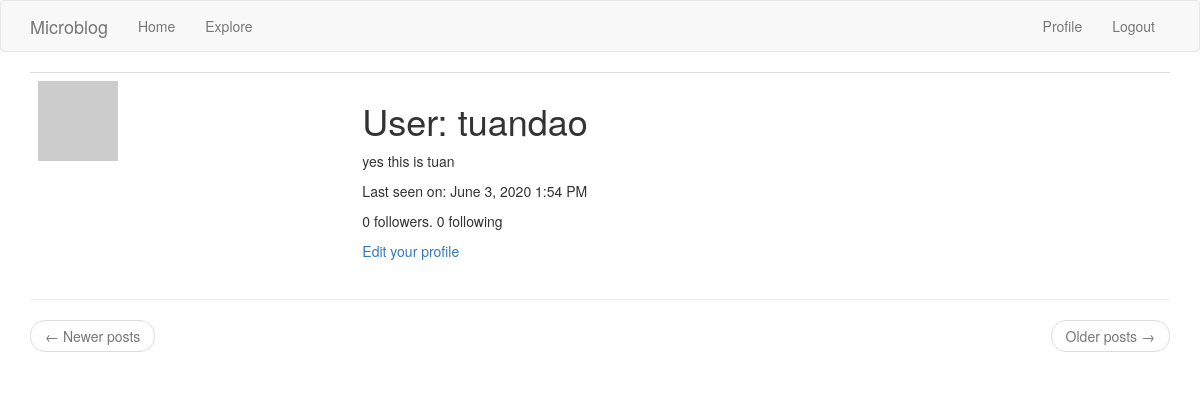
The app's page /user/tuandao (signed in), older data.
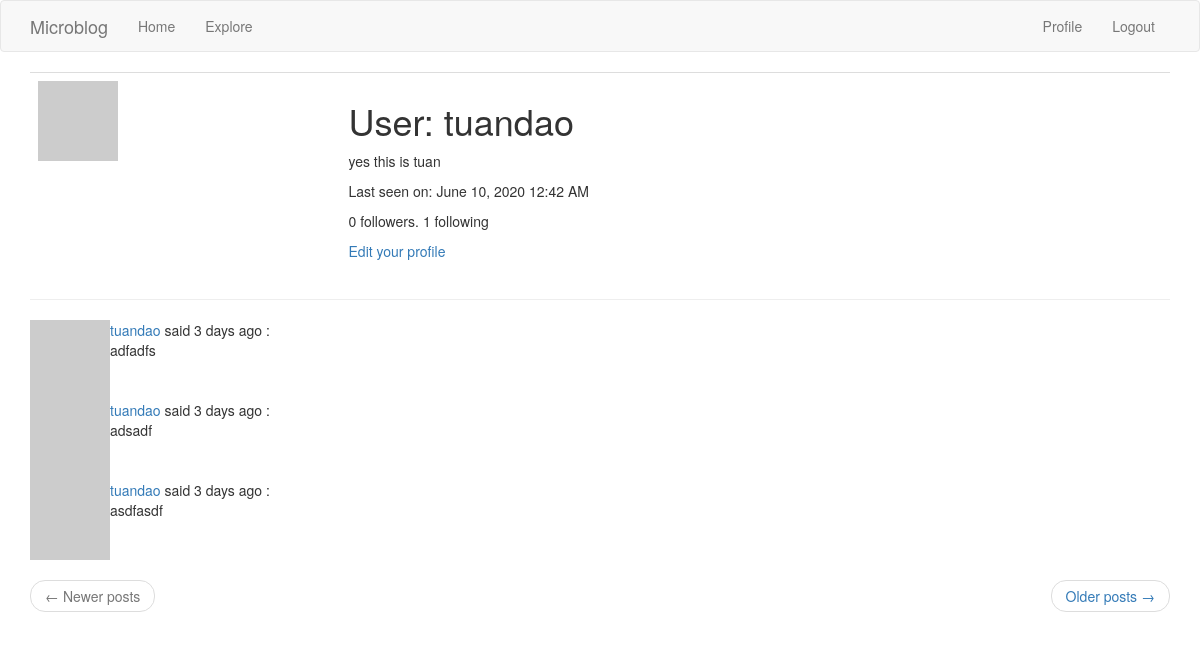
The same page, newer data.
### app/models.py (models this page shows, shortened)
class User(UserMixin, db.Model):
    id = db.Column(db.Integer, primary_key=True)
    username = db.Column(db.String(64), index=True, unique=True)
    email = db.Column(db.String(120), index=True, unique=True)
    password_hash = db.Column(db.String(128))
    posts = db.relationship('Post', backref='author', lazy='dynamic')
    about_me = db.Column(db.String(140))
    last_seen = db.Column(db.DateTime, default=datetime.utcnow)
    followed = db.relationship(
        'User', secondary=followers,
        primaryjoin=(followers.c.follower_id == id),
        secondaryjoin=(followers.c.followed_id == id),
        backref=db.backref('followers', lazy='dynamic'), lazy='dynamic')
    def avatar(self, size):
        digest = md5(self.email.lower().encode('utf-8')).hexdigest()
        return 'https://www.gravatar.com/avatar/{}?d=identicon&s={}'.format(
            digest, size)

class Post(db.Model):
    id = db.Column(db.Integer, primary_key=True)
    body = db.Column(db.String(140))
    timestamp = db.Column(db.DateTime, index=True, default=datetime.utcnow)
    user_id = db.Column(db.Integer, db.ForeignKey('user.id'))

### app/routes.py (the view)
@app.route('/user/<username>')
@login_required
def user(username):
    user = User.query.filter_by(username=username).first_or_404()
    page = request.args.get('page', 1, type=int)
    posts = user.posts.order_by(Post.timestamp.desc()).paginate(
        page, app.config['POSTS_PER_PAGE'], False)
    next_url = url_for('user', username=user.username, page=posts.next_num) \
        if posts.has_next else None
    prev_url = url_for('user', username=user.username, page=posts.prev_num) \
        if posts.has_prev else None
    form = EmptyForm()
    return render_template('user.html', user=user, posts=posts.items,
                           form=form, next_url=next_url, prev_url=prev_url)

### app/models.py (called while the page is built)
@login.user_loader
def load_user(id):
    return User.query.get(int(id))

### app/routes.py (called while the page is built)
@app.before_request
def before_request():
    if current_user.is_authenticated:
        current_user.last_seen = datetime.utcnow()
        db.session.commit()

### app/templates/user.html (shortened to what this page needs)
{% extends "base.html" %} {% block app_content %}
<table class="table table-hover">
  <tr valign="top">
    <td><img src="{{ user.avatar(128) }}" /></td>
    <td>
      <h1>User: {{ user.username }}</h1>
      {% if user.about_me %}
      <p>{{ user.about_me }}</p>
      {% endif %} {% if user.last_seen %}
      <p>Last seen on: {{ moment(user.last_seen).format('LLL') }}</p>
      {% endif %}
      <p>
        {{user.followers.count()}} followers. {{user.followed.count() }}
        following
      </p>
      {% if user == current_user %}
      <p><a href="{{ url_for('edit_profile') }}">Edit your profile</a></p>
      {% elif not current_user.is_following(user) %}
      <form action="{{url_for('follow',username=user.username)}}" method="POST">
        {{form.hidden_tag()}} {{form.submit(value='Follow')}}
      </form>
      {% endif %}
    </td>
  </tr>
</table>
<hr />
{% for post in posts %} {% include '_post.html' %} {% endfor %}
<nav aria-label="...">
  <ul class="pager">
    <li class="previous{% if not prev_url %} disabled{% endif %}">
      <a href="{{ prev_url or '#' }}">
        <span aria-hidden="true">&larr;</span> Newer posts
      </a>
    </li>
    <li class="next{% if not next_url %} disabled{% endif %}">
      <a href="{{ next_url or '#' }}">
        Older posts <span aria-hidden="true">&rarr;</span>
      </a>
    </li>
  </ul>
</nav>
{% endblock %}

### app/templates/base.html (shortened to what this page needs)
{%extends 'bootstrap/base.html' %}  {% block
navbar %}
<nav class="navbar navbar-default">
  <div class="container">
    <div class="navbar-header">
      <a class="navbar-brand" href="{{ url_for('index') }}">Microblog</a>
    </div>
    <div class="collapse navbar-collapse" id="bs-example-navbar-collapse-1">
      <ul class="nav navbar-nav">
        <li><a href="{{ url_for('index') }}">Home</a></li>
        <li><a href="{{ url_for('explore') }}">Explore</a></li>
      </ul>
      <ul class="nav navbar-nav navbar-right">
        {% if current_user.is_anonymous %}
        <li><a href="{{ url_for('login') }}">Login</a></li>
        {% else %}
        <li>
          <a href="{{ url_for('user', username=current_user.username) }}"
            >Profile</a
          >
        </li>
        <li><a href="{{ url_for('logout') }}">Logout</a></li>
        {% endif %}
      </ul>
    </div>
  </div>
</nav>
{% endblock %} {% block content %}
<div class="container" >
   {% block app_content %}{% endblock %}
</div>
{% endblock %}

### app/templates/_post.html
<table>
  <tr valign="top">
    <td><img src="{{ post.author.avatar(36) }}" /></td>
    <td>
      <a href="{{ url_for('user', username=post.author.username) }}"
        >{{ post.author.username }}</a
      >
      said {{ moment(post.timestamp).fromNow() }} :<br />{{ post.body }}
    </td>
  </tr>
</table>

Row changes from the older to the newer data that the page shows:
changed User "tuandao": last_seen "June 3, 2020 1:54 PM" → "June 10, 2020 12:42 AM"
added Post: author.username "tuandao", timestamp "3 days ago", body "adfadfs"
added Post: author.username "tuandao", timestamp "3 days ago", body "adsadf"
added Post: author.username "tuandao", timestamp "3 days ago", body "asdfasdf"
Text that changed along with them:
{{ user.followed.count() }}: "0" → "1"
